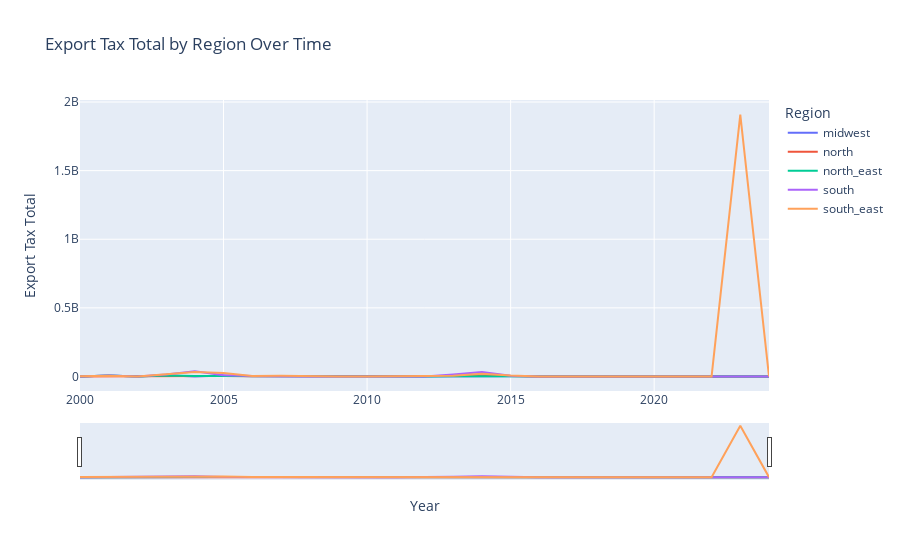

The notebook cell this image was saved under:
### Code cell
region_export_tax_fig: Figure = create_tax_trend_plot(df=plt_region_trend_df, tax_type="export", column="region")
region_export_tax_fig.show()

### Figure 1 — Plotly figure (JSON) as saved in the notebook; plotly's stock layout.template omitted (floating-point values rounded to 4 significant figures)
{"data": [{"customdata": [["midwest"], ["midwest"], ["midwest"], ["midwest"], ["midwest"], ["midwest"], ["midwest"], ["midwest"], ["midwest"], ["midwest"], ["midwest"], ["midwest"], ["midwest"], ["midwest"], ["midwest"], ["midwest"], ["midwest"], ["midwest"], ["midwest"], ["midwest"], ["midwest"], ["midwest"], ["midwest"], ["midwest"], ["midwest"]], "hovertemplate": "region=%{customdata[0]}<br>Year=%{x}<br>Export Tax Total=%{y}<extra></extra>", "legendgroup": "midwest", "line": {"color": "#636efa", "dash": "solid"}, "marker": {"symbol": "circle"}, "mode": "lines", "name": "midwest", "orientation": "v", "showlegend": true, "type": "scatter", "x": [2000, 2001, 2002, 2003, 2004, 2005, 2006, 2007, 2008, 2009, 2010, 2011, 2012, 2013, 2014, 2015, 2016, 2017, 2018, 2019, 2020, 2021, 2022, 2023, 2024], "xaxis": "x", "y": [64092, 6535773, 401, 9642904, 449487, 7506901, 1551606, 158401, 1924, 0, 0, 8081, 0, 1244175, 3537614, 799168, -23, 0, -41, 5421, 0, 352, 153234, 0, 0], "yaxis": "y"}, {"customdata": [["north"], ["north"], ["north"], ["north"], ["north"], ["north"], ["north"], ["north"], ["north"], ["north"], ["north"], ["north"], ["north"], ["north"], ["north"], ["north"], ["north"], ["north"], ["north"], ["north"], ["north"], ["north"], ["north"], ["north"], ["north"]], "hovertemplate": "region=%{customdata[0]}<br>Year=%{x}<br>Export Tax Total=%{y}<extra></extra>", "legendgroup": "north", "line": {"color": "#EF553B", "dash": "solid"}, "marker": {"symbol": "circle"}, "mode": "lines", "name": "north", "orientation": "v", "showlegend": true, "type": "scatter", "x": [2000, 2001, 2002, 2003, 2004, 2005, 2006, 2007, 2008, 2009, 2010, 2011, 2012, 2013, 2014, 2015, 2016, 2017, 2018, 2019, 2020, 2021, 2022, 2023, 2024], "xaxis": "x", "y": [14075, 1332096, 508, 1195586, 810684, 3274769, 967450, 765446, 0, 57, -1, 64632, 1669, 3273749, 7762805, 1879001, 196046, 22255, 0, 733, 20, 786, -30, 0, -91], "yaxis": "y"}, {"customdata": [["north_east"], ["north_east"], ["north_east"], ["north_east"], ["north_east"], ["north_east"], ["north_east"], ["north_east"], ["north_east"], ["north_east"], ["north_east"], ["north_east"], ["north_east"], ["north_east"], ["north_east"], ["north_east"], ["north_east"], ["north_east"], ["north_east"], ["north_east"], ["north_east"], ["north_east"], ["north_east"], ["north_east"], ["north_east"]], "hovertemplate": "region=%{customdata[0]}<br>Year=%{x}<br>Export Tax Total=%{y}<extra></extra>", "legendgroup": "north_east", "line": {"color": "#00cc96", "dash": "solid"}, "marker": {"symbol": "circle"}, "mode": "lines", "name": "north_east", "orientation": "v", "showlegend": true, "type": "scatter", "x": [2000, 2001, 2002, 2003, 2004, 2005, 2006, 2007, 2008, 2009, 2010, 2011, 2012, 2013, 2014, 2015, 2016, 2017, 2018, 2019, 2020, 2021, 2022, 2023, 2024], "xaxis": "x", "y": [250948, 7382874, 1529, 6657103, 4159747, 3161537, 3385933, 1672114, 0, 10833, 1623, 335758, -4, 558660, 954171, 198878, 0, 1912, -37, 10828, 4562, -2, 1639, 24323, 0], "yaxis": "y"}, {"customdata": [["south"], ["south"], ["south"], ["south"], ["south"], ["south"], ["south"], ["south"], ["south"], ["south"], ["south"], ["south"], ["south"], ["south"], ["south"], ["south"], ["south"], ["south"], ["south"], ["south"], ["south"], ["south"], ["south"], ["south"], ["south"]], "hovertemplate": "region=%{customdata[0]}<br>Year=%{x}<br>Export Tax Total=%{y}<extra></extra>", "legendgroup": "south", "line": {"color": "#ab63fa", "dash": "solid"}, "marker": {"symbol": "circle"}, "mode": "lines", "name": "south", "orientation": "v", "showlegend": true, "type": "scatter", "x": [2000, 2001, 2002, 2003, 2004, 2005, 2006, 2007, 2008, 2009, 2010, 2011, 2012, 2013, 2014, 2015, 2016, 2017, 2018, 2019, 2020, 2021, 2022, 2023, 2024], "xaxis": "x", "y": [513652, 7526436, 0, 14859340, 37311478, 9353970, 2442006, 3917587, 101064, 27262, 407032, 674779, 0, 14391538, 32632370, 5852149, 0, 0, 82869, 0, 0, -5536, 0, 0, 0], "yaxis": "y"}, {"customdata": [["south_east"], ["south_east"], ["south_east"], ["south_east"], ["south_east"], ["south_east"], ["south_east"], ["south_east"], ["south_east"], ["south_east"], ["south_east"], ["south_east"], ["south_east"], ["south_east"], ["south_east"], ["south_east"], ["south_east"], ["south_east"], ["south_east"], ["south_east"], ["south_east"], ["south_east"], ["south_east"], ["south_east"], ["south_east"]], "hovertemplate": "region=%{customdata[0]}<br>Year=%{x}<br>Export Tax Total=%{y}<extra></extra>", "legendgroup": "south_east", "line": {"color": "#FFA15A", "dash": "solid"}, "marker": {"symbol": "circle"}, "mode": "lines", "name": "south_east", "orientation": "v", "showlegend": true, "type": "scatter", "x": [2000, 2001, 2002, 2003, 2004, 2005, 2006, 2007, 2008, 2009, 2010, 2011, 2012, 2013, 2014, 2015, 2016, 2017, 2018, 2019, 2020, 2021, 2022, 2023, 2024], "xaxis": "x", "y": [1659777, 5648662, 2206, 15612699, 33243707, 25578090, 4055730, 4260031, 22505, 3255, 0, 337523, 0, 5184326, 20299018, 7266250, 3223, 0, 0, -41, 0, -698, 0, 1908811359, 0], "yaxis": "y"}], "layout": {"hovermode": "closest", "legend": {"title": {"text": "Region"}, "tracegroupgap": 0}, "title": {"text": "Export Tax Total by Region Over Time"}, "xaxis": {"anchor": "y", "domain": [0, 1], "rangeslider": {"visible": true}, "title": {"text": "Year"}}, "yaxis": {"anchor": "x", "domain": [0, 1], "title": {"text": "Export Tax Total"}}}}
